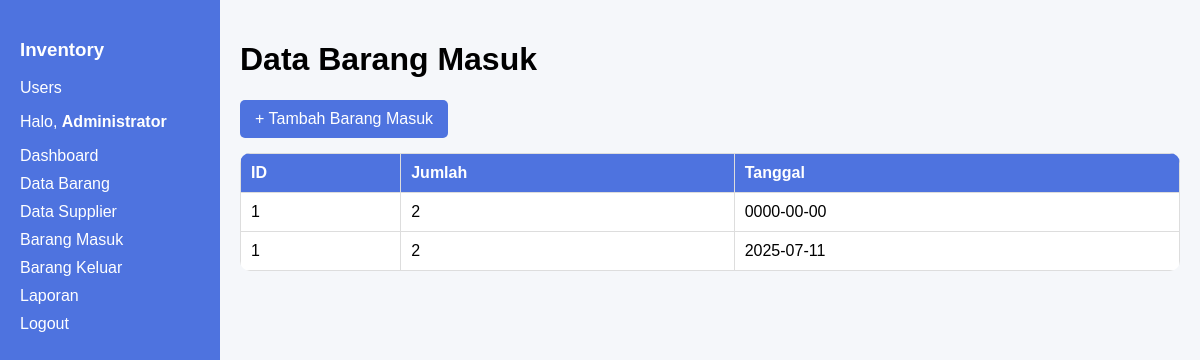
The app's page /barang_masuk.php (signed in) with its own data.
### tables this page shows
CREATE TABLE `barang_masuk` (
  `id` int(11) NOT NULL,
  `id_barang` int(11) NOT NULL,
  `jumlah` int(11) NOT NULL,
  `tanggal` date NOT NULL
);

### barang_masuk.php (the view, shortened to what this page needs)
<?php
include 'koneksi.php';
?>
<!DOCTYPE html>
<html>
<head>
</head>
<body>
<div class="sidebar">
    <h3>Inventory</h3>
    <a href="users.php">Users</a>
    <p>Halo, <strong><?= htmlspecialchars($_SESSION['user']['nama']) ?></strong></p>
    <a href="dashboard.php">Dashboard</a>
    <a href="barang.php">Data Barang</a>
    <a href="supplier.php">Data Supplier</a>
    <a href="barang_masuk.php">Barang Masuk</a>
    <a href="barang_keluar.php">Barang Keluar</a>
    <a href="laporan.php">Laporan</a>
    <a href="logout.php">Logout</a>
</div>
<div class="content">
    <h1>Data Barang Masuk</h1>
<a class="btn" href="tambah_barang_masuk.php">+ Tambah Barang Masuk</a>
<table>
    <tr>
        <th>ID</th>
        <th>Jumlah </th>
        <th>Tanggal </th>
    </tr>
    <?php
    $result = mysqli_query($conn, "SELECT * FROM barang_masuk");
    while($row = mysqli_fetch_assoc($result)) {
        echo "<tr>
                <td>".$row['id_barang']."</td>
                <td>".$row['jumlah']."</td>
                <td>".$row['tanggal']."</td>
              </tr>";
    }
    ?>
</table>
</body>
</html>

### barang_masuk.php (style rules this page uses)
body { font-family: Arial, sans-serif; margin: 0; padding: 0; background: #f5f7fa; }
.sidebar { width: 180px; height: 100vh; background: #4e73df; color: white; position: fixed; padding: 20px; }
.sidebar a { color: white; text-decoration: none; display: block; margin: 10px 0; }
.content { margin-left: 220px; padding: 20px; }
table { width: 100%; border-collapse: collapse; background: white; border-radius: 10px; overflow: hidden; }
th, td { border: 1px solid #ddd; padding: 10px; text-align: left; }
th { background: #4e73df; color: white; }
.btn { background-color: #4e73df; border: none; padding: 10px 15px; color: white; border-radius: 5px; text-decoration: none; display: inline-block; margin-bottom: 15px; }

### records on screen
barang_masuk: id_barang "1", jumlah "2", tanggal "0000-00-00"
barang_masuk: id_barang "1", jumlah "2", tanggal "2025-07-11"

### other values on screen
$_SESSION['user']['nama'] "Administrator"
